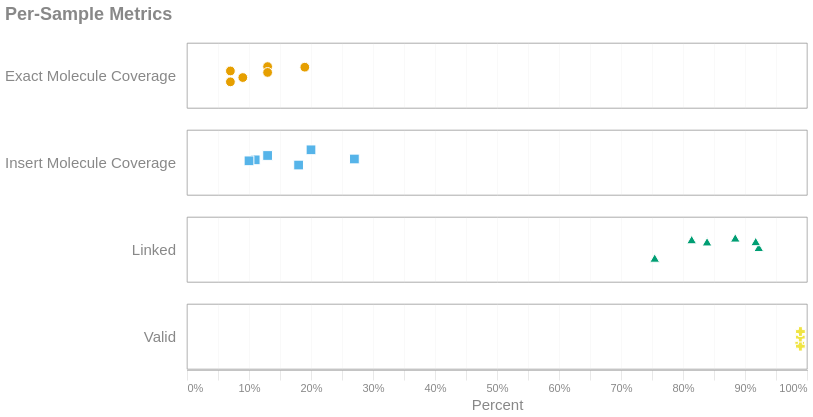

The code cell stored with this chart in its notebook:
### Markdown cell above
## Sample Information

The chart below is visual representation of some of the common linked-read  metrics that may help assess the success of sample/library preparation. For more details, see the table beneath the visualization and for even more granularity, you can inspect the report generated for each individual sample.

### Code cell
hover = alt.selection_point(
    fields=['Sample'],
    on='pointerover',  
    nearest=False,   
    empty=False
)

stroke_color = (
    alt.when(hover).then(alt.value("magenta"))
    .otherwise(alt.value("white"))
)

with SafeRender(aggregate_df):
    (
        alt.Chart(aggregate_df[['Sample', 'Valid', 'Linked', 'Insert Molecule Coverage', 'Exact Molecule Coverage']])
        .transform_fold(['Valid', 'Linked', 'Insert Molecule Coverage', 'Exact Molecule Coverage'])
        .transform_calculate(jitter="(random() - 0.5) * 0.4")
        .mark_point(strokeWidth = 1)
        .encode(
            x=alt.X('value:Q', title='Percent').scale(domain=[0, 1]).axis(format="%"),
            y=alt.Y('jitter:Q', title=None, axis = None).scale(domain=[-0.5, 0.5]),
            color=alt.Color('key:N', legend = None),
            shape='key:N',
            stroke=stroke_color,
            tooltip=[
                'Sample:N',
                alt.Tooltip('key:N', title="Metric"),
                alt.Tooltip('value:Q', title="", format='.2%')
            ]
        )
        .add_params(hover)
        .properties(width=620, height=65)
        .facet(
            row=alt.Row('key:N', title=None, header=alt.Header(labelOrient='left', labelAngle = 0, labelAlign='left'))
        )
        .resolve_scale(y='independent')
        .properties(
            title=alt.Title('Per-Sample Metrics'),
            usermeta={'embedOptions': {'downloadFileName': 'alignments.per.sample'}}
        )
        .configure_legend(orient="top")
        .configure_view(stroke="#888888", strokeWidth=0.7)
    ).display()

### Figure 1 — Vega-Lite specification as saved in the notebook (floating-point values rounded to 4 significant figures)
{"width": "container", "height": 400, "config": {"title": {"anchor": "start", "dy": -15, "fontSize": 18, "color": "#888888", "subtitleColor": "#888888", "subtitleFontSize": 14}, "arc": {"fill": "#0072B2"}, "axis": {"domainColor": "#888888", "domainWidth": 0.5, "gridWidth": 0.2, "grid": false, "titleFontWeight": 400, "titleFontSize": 15, "labelFontSize": 11, "labelColor": "#888888", "tickColor": "#888888", "tickWidth": 0.2, "titleColor": "#888888"}, "axisBand": {"grid": false}, "axisX": {"grid": true, "tickSize": 10, "domainCap": "round"}, "axisY": {"domain": false, "grid": true, "tickSize": 0, "domainCap": "round"}, "background": "transparent", "header": {"labelFontSize": 15, "labelColor": "#888888", "titleFontSize": 15, "titleFontWeight": 600, "titleColor": "#888888"}, "legend": {"labelFont": "sans-serif", "labelFontSize": 12, "labelColor": "#888888", "symbolSize": 100, "symbolType": "circle", "titleFontSize": 12, "titlePadding": 10, "titleColor": "#888888", "title": null, "orient": "top"}, "range": {"category": ["#E69F00", "#56B4E9", "#009E73", "#F0E442", "#0072B2", "#D55E00", "#CC79A7", "#000000"], "diverging": ["#cfe8f3", "#a2d4ec", "#73bfe2", "#46abdb", "#1696d2", "#12719e"]}, "area": {"fill": "#0072B2", "fillOpacity": 0.7, "line": true, "strokeOpacity": 0.7}, "line": {"color": "#0072B2", "stroke": "#0072B2", "strokeWidth": 2}, "trail": {"color": "#0072B2", "stroke": "#0072B2", "strokeWidth": 0, "size": 1}, "point": {"filled": true, "fillOpacity": 1.0, "size": 95}, "text": {"color": "#888888", "fontSize": 11, "align": "right", "fontWeight": 400, "size": 11}, "bar": {"fill": "#0072B2", "stroke": null}, "view": {"stroke": "#888888", "continuousWidth": 660, "continuousHeight": 400, "strokeWidth": 0.7}}, "data": {"name": "data-b8826540d2a530330ed42ea0d0792afd"}, "facet": {"row": {"field": "key", "header": {"labelAlign": "left", "labelAngle": 0, "labelOrient": "left"}, "title": null, "type": "nominal"}}, "spec": {"mark": {"type": "point", "strokeWidth": 1}, "encoding": {"color": {"field": "key", "legend": null, "type": "nominal"}, "shape": {"field": "key", "type": "nominal"}, "stroke": {"condition": [{"param": "param_c76acd101b57d8b0", "value": "magenta", "empty": false}], "value": "white"}, "tooltip": [{"field": "Sample", "type": "nominal"}, {"field": "key", "title": "Metric", "type": "nominal"}, {"field": "value", "format": ".2%", "title": "", "type": "quantitative"}], "x": {"axis": {"format": "%"}, "field": "value", "scale": {"domain": [0, 1]}, "title": "Percent", "type": "quantitative"}, "y": {"axis": null, "field": "jitter", "scale": {"domain": [-0.5, 0.5]}, "title": null, "type": "quantitative"}}, "height": 65, "name": "view_86324de18954497a_0", "transform": [{"fold": ["Valid", "Linked", "Insert Molecule Coverage", "Exact Molecule Coverage"]}, {"calculate": "(random() - 0.5) * 0.4", "as": "jitter"}], "width": 620}, "params": [{"name": "param_c76acd101b57d8b0", "select": {"type": "point", "fields": ["Sample"], "nearest": false, "on": "pointerover"}, "views": ["view_86324de18954497a_0"]}], "resolve": {"scale": {"y": "independent"}}, "title": {"text": "Per-Sample Metrics"}, "usermeta": {"embedOptions": {"downloadFileName": "alignments.per.sample"}}, "$schema": "https://vega.github.io/schema/vega-lite/v6.4.1.json", "datasets": {"data-b8826540d2a530330ed42ea0d0792afd": [{"Sample": "260427_10_15b_M2_10488528_23Y7JGLT4_L4", "Valid": 0.9889, "Linked": 0.8388, "Insert Molecule Coverage": 0.2, "Exact Molecule Coverage": 0.13}, {"Sample": "260427_13_50b_MqA_10488528_23Y7JGLT4_L4", "Valid": 0.9891, "Linked": 0.9222, "Insert Molecule Coverage": 0.13, "Exact Molecule Coverage": 0.09}, {"Sample": "260427_15_50b_M2_10488528_23Y7JGLT4_L4", "Valid": 0.9883, "Linked": 0.9173, "Insert Molecule Coverage": 0.27, "Exact Molecule Coverage": 0.19}, {"Sample": "260427_3_5b_MqA_10488528_23Y7JGLT4_L4", "Valid": 0.9893, "Linked": 0.7544, "Insert Molecule Coverage": 0.11, "Exact Molecule Coverage": 0.07}, {"Sample": "260427_5_5b_M2_10488528_23Y7JGLT4_L4", "Valid": 0.9892, "Linked": 0.814, "Insert Molecule Coverage": 0.18, "Exact Molecule Coverage": 0.13}, {"Sample": "260427_8_15b_MqA_10488528_23Y7JGLT4_L4", "Valid": 0.9894, "Linked": 0.8843, "Insert Molecule Coverage": 0.1, "Exact Molecule Coverage": 0.07}]}}
